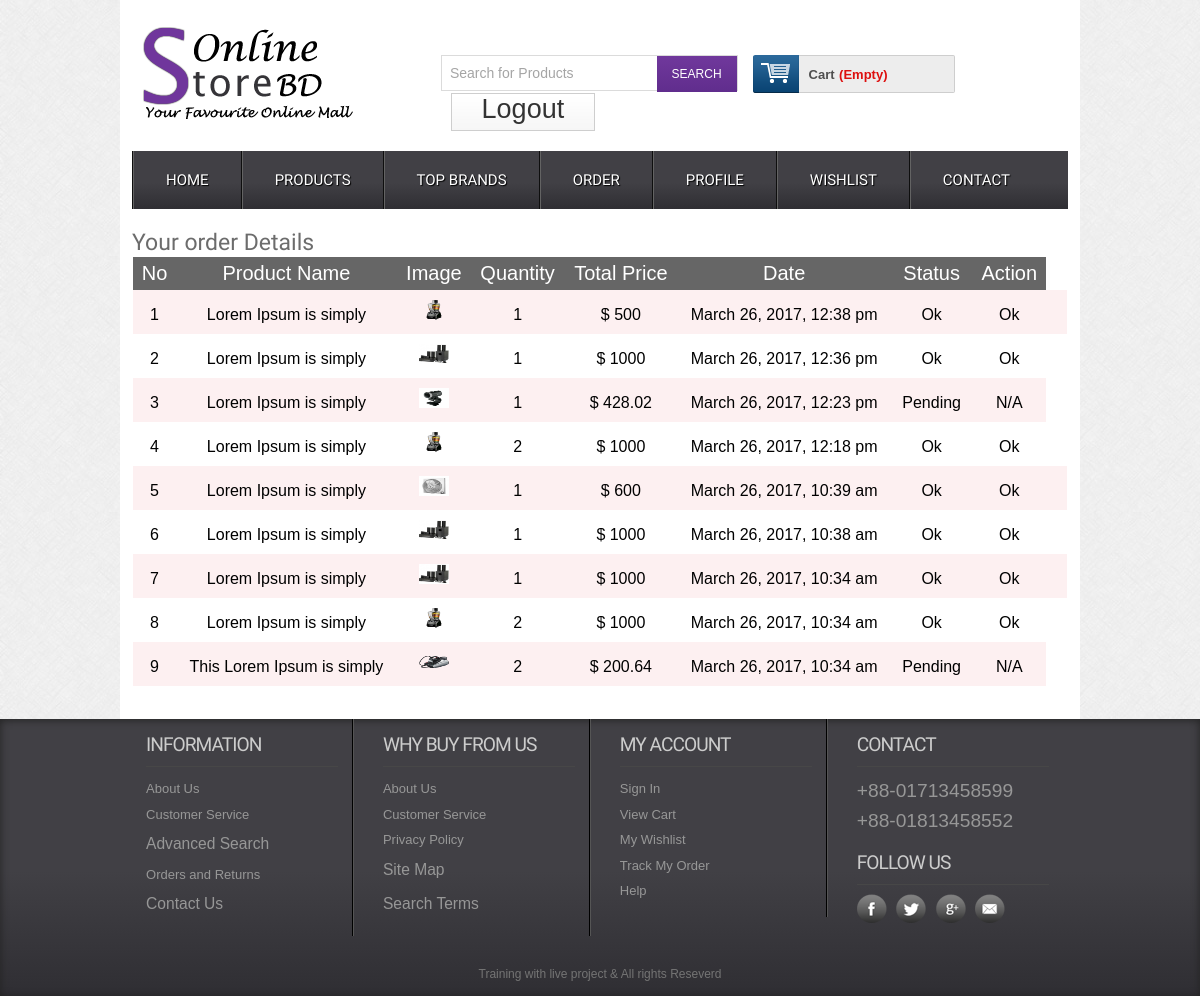
Screenshot of /orderdetails.php (signed in) with the database file from the repository.
### tables this page shows
CREATE TABLE `tbl_order` (
  `id` int(11) NOT NULL,
  `cmrId` int(11) NOT NULL,
  `productId` int(11) NOT NULL,
  `productName` varchar(255) NOT NULL,
  `quantity` int(11) NOT NULL,
  `price` float NOT NULL,
  `image` varchar(255) NOT NULL,
  `date` datetime NOT NULL DEFAULT CURRENT_TIMESTAMP,
  `status` int(11) NOT NULL DEFAULT '0'
);

### classes/Cart.php (called while the page is built, shortened)
<?php
	$filepath = realpath(dirname(__FILE__));
	include_once ($filepath.'/../lib/Database.php');
	include_once ($filepath.'/../helpers/Format.php');
?>
<?php
class Cart{
	private $db;
	public function __construct(){
		$this->db = new Database();
	}
	public function getOrderProduct($cmrId){
		$query = "SELECT * FROM tbl_order WHERE cmrId = '$cmrId' ORDER BY date DESC";
		$result = $this->db->select($query);
		return $result;
	}
}
?>

### lib/Database.php (called while the page is built, shortened)
<?php
Class Database{
 public $host   = DB_HOST;
 public $user   = DB_USER;
 public $pass   = DB_PASS;
 public $dbname = DB_NAME;
 public $link;
  private function connectDB(){
    $this->link = new mysqli($this->host, $this->user, $this->pass,$this->dbname);
  }
  public function select($query){
  $result = $this->link->query($query) or die($this->link->error.__LINE__);
    if($result->num_rows > 0){
      return $result;
    } else {
      return false;
    }
  }
}

### lib/Session.php (called while the page is built, shortened)
<?php
class Session{
  public static function get($key){
    if (isset($_SESSION[$key])) {
     return $_SESSION[$key];
    } else {
     return false;
    }
  }
}
?>

### helpers/Format.php (called while the page is built, shortened)
<?php
class Format{
 public function formatDate($date){
  return date('F j, Y, g:i a', strtotime($date));
 }
}
?>

### orderdetails.php (the view, shortened to what this page needs)
<?php include "inc/header.php"; ?>
 <div class="main">
    <div class="content">
    	<div class="section group">
    		<div class="order">
    			<h2>Your order Details</h2>
                    <table class="tblone">
                            <tr>
                                <th>No</th>
                                <th>Product Name</th>
                                <th>Image</th>
                                <th>Quantity</th>
                                <th>Total Price</th>
                                <th>Date</th>
                                <th>Status</th>
                                <th>Action</th>
                            </tr>
                        <?php
                            $cmrId = Session::get("cmrId");
                            $getOrder = $ct->getOrderProduct($cmrId);
                            if($getOrder){
                                $i=0;
                                while ($result = $getOrder->fetch_assoc()) {
                                $i++;
                        ?>
                        <tr>
                            <td><?php echo $i; ?></td>
                            <td><?php echo $result['productName']; ?></td>
                            <td><img src="admin/<?php echo $result['image']; ?>" alt=""/></td>
                            <td><?php echo $result['quantity']; ?></td>
                            <td>$ <?php echo $result['price'];?></td>
                            <td><?php echo $fm->formatDate($result['date']); ?></td>
                            <td><?php
                                if ($result['status'] == '0'){
                                    echo "Pending";
                                }elseif($result['status'] == '1'){
                                   echo "Shifted";
                                }else{
                                    echo "Ok";
                                }
                            ?></td>
                            <?php if ($result['status'] == '0') { ?>
                                   <td>N/A</td>
                            <?php  } elseif($result['status'] == '1'){  ?>
                                    <td><a href="?customerId=<?php echo $cmrId; ?>&price=<?php echo $result['price']; ?>&time=<?php echo $result['date']; ?>">Confirm</a></td>
                            <?php } elseif($result['status'] == '2'){  ?>
                                <td>Ok<td>
                            <?php } ?>
                        </tr>
                        <?php } } ?>
                        </table>
    		</div>
    	</div>
    </div>
 </div>
 <?php include "inc/footer.php"; ?>

### css/style.css (style rules this page uses)
html,body,div,span,applet,object,iframe,h1,h2,h3,h4,h5,h6,p,blockquote,pre,a,abbr,acronym,address,big,cite,code,del,dfn,em,img,ins,kbd,q,s,samp,small,strike,strong,sub,sup,tt,var,b,u,i,dl,dt,dd,ol,nav ul,nav li,fieldset,form,label,legend,table,caption,tbody,tfoot,thead,tr,th,td,article,aside,canvas,details,embed,figure,figcaption,footer,header,hgroup,menu,nav,output,ruby,section,summary,time,mark,audio,video { margin:0;padding:0;border:0;font-size:100%;font:inherit;vertical-align:baseline; }
table { border-collapse:collapse;border-spacing:0; }
img { max-width:100%; }
body { font-family:Arial, Helvetica, sans-serif; background:url(../images/body_bg3.jpg); }
.section { clear: both; padding: 0px; margin: 0px; }
.group:before, .group:after { content:""; display:table; }
.group:after { clear:both; }
.group { zoom:1; }
.content { padding:20px 0; background:#FFF; }
.content h2 { font-size:23px; color:#6C6C6C; font-family: 'Monda', sans-serif; }
.tblone { border: 1px solid #fff; margin-bottom: 12px; width: 100%; }
.tblone th { background: #666 none repeat scroll 0 0; color: #fff; font-size: 20px; padding: 5px 8px; text-align: center; }
.tblone td { padding:10px;text-align:center; }
table.tblone tr:nth-child(2n+1) { background:#fff;height:30px; }
table.tblone tr:nth-child(2n) { background:#fdf0f1;height:30px; }
table.tblone img { height: 20px; width: 30px; }

### rows the page displays
tbl_order: productName "Lorem Ipsum is simply", image (picture), quantity "1", price "500", date "March 26, 2017, 12:38 pm", status "Ok"
tbl_order: productName "Lorem Ipsum is simply", image (picture), quantity "1", price "1000", date "March 26, 2017, 12:36 pm", status "Ok"
tbl_order: productName "Lorem Ipsum is simply", image (picture), quantity "1", price "428.02", date "March 26, 2017, 12:23 pm", status "Pending"
tbl_order: productName "Lorem Ipsum is simply", image (picture), quantity "2", price "1000", date "March 26, 2017, 12:18 pm", status "Ok"
tbl_order: productName "Lorem Ipsum is simply", image (picture), quantity "1", price "600", date "March 26, 2017, 10:39 am", status "Ok"
tbl_order: productName "Lorem Ipsum is simply", image (picture), quantity "1", price "1000", date "March 26, 2017, 10:38 am", status "Ok"
tbl_order: productName "Lorem Ipsum is simply", image (picture), quantity "1", price "1000", date "March 26, 2017, 10:34 am", status "Ok"
tbl_order: productName "Lorem Ipsum is simply", image (picture), quantity "2", price "1000", date "March 26, 2017, 10:34 am", status "Ok"
tbl_order: productName "This Lorem Ipsum is simply", image (picture), quantity "2", price "200.64", date "March 26, 2017, 10:34 am", status "Pending"
